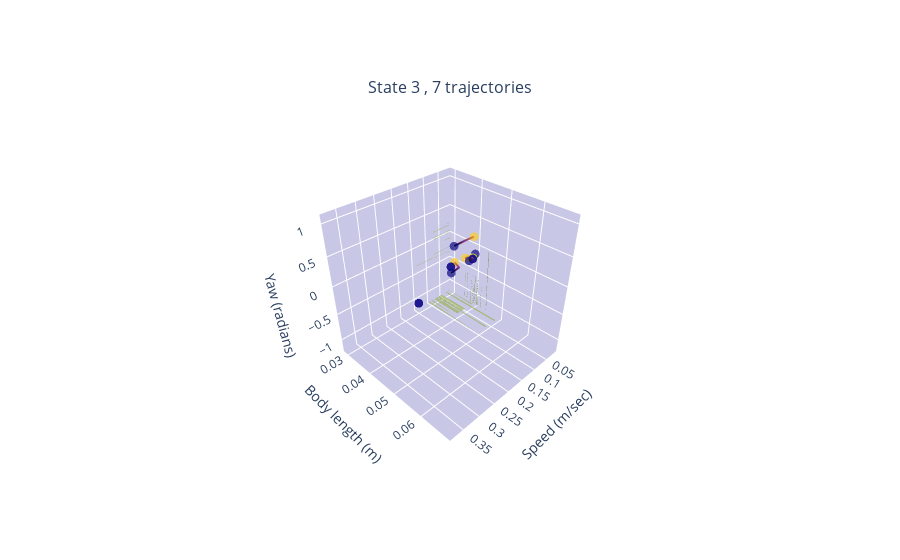

The code cell stored with this chart in its notebook:
### Code cell
fig.layout['scene']['camera'] = dict(
    eye=dict(x=1.6, y=1.6, z=1.6)
)
fig

### Figure 1 — Plotly figure (JSON) as saved in the notebook; plotly's stock layout.template omitted (floating-point values rounded to 4 significant figures; data arrays with more than 128 entries replaced by an {"elided": "..."} marker saying what was removed)
{"data": [{"color": "#9ab25a", "i": [0, 0, 100, 100, 101, 101, 102, 102, 103, 103, 104, 104, 105, 105, 106, 106, 107, 107, 108, 108, 109, 109, 110, 110, 111, 111, 112, 112, 113, 113, 114, 114, 115, 115, 116, 116, 117, 117, 118, 118, 119, 119, 120, 120, 121, 121, 122, 122, 123, 123, 124, 124, 125, 125, 126, 126, 127, 127, 128, 128, 129, 129, 130, 130, 131, 131, 132, 132, 133, 133, 134, 134, 135, 135, 136, 136, 137, 137, 138, 138, 139, 139, 140, 140, 141, 141, 142, 142, 143, 143, 144, 144, 145, 145, 146, 146, 147, 147], "j": [1, 2, 3, 4, 5, 6, 7, 8, 9, 10, 11, 12, 13, 14, 15, 16, 17, 18, 19, 20, 21, 22, 23, 24, 25, 26, 27, 28, 29, 30, 31, 32, 33, 34, 35, 36, 37, 38, 39, 40, 41, 42, 43, 44, 45, 46, 47, 48, 49, 50, 51, 52, 53, 54, 55, 56, 57, 58, 59, 60, 61, 62, 63, 64, 65, 66, 67, 68, 69, 70, 71, 72, 73, 74, 75, 76, 77, 78, 79, 80, 81, 82, 83, 84, 85, 86, 87, 88, 89, 90, 91, 92, 93, 94, 95, 96, 97, 98], "k": [2, 100, 4, 101, 6, 102, 8, 103, 10, 104, 12, 105, 14, 106, 16, 107, 18, 108, 20, 109, 22, 110, 24, 111, 26, 112, 28, 113, 30, 114, 32, 115, 34, 116, 36, 117, 38, 118, 40, 119, 42, 120, 44, 121, 46, 122, 48, 123, 50, 124, 52, 125, 54, 126, 56, 127, 58, 128, 60, 129, 62, 130, 64, 131, 66, 132, 68, 133, 70, 134, 72, 135, 74, 136, 76, 137, 78, 138, 80, 139, 82, 140, 84, 141, 86, 142, 88, 143, 90, 144, 92, 145, 94, 146, 96, 147, 98, 99], "opacity": 0.7, "scene": "scene", "type": "mesh3d", "x": {"elided": "148 float values"}, "y": {"elided": "148 float values"}, "z": {"elided": "148 float values"}}, {"color": "#9ab25a", "i": [0, 0, 100, 100, 101, 101, 102, 102, 103, 103, 104, 104, 105, 105, 106, 106, 107, 107, 108, 108, 109, 109, 110, 110, 111, 111, 112, 112, 113, 113, 114, 114, 115, 115, 116, 116, 117, 117, 118, 118, 119, 119, 120, 120, 121, 121, 122, 122, 123, 123, 124, 124, 125, 125, 126, 126, 127, 127, 128, 128, 129, 129, 130, 130, 131, 131, 132, 132, 133, 133, 134, 134, 135, 135, 136, 136, 137, 137, 138, 138, 139, 139, 140, 140, 141, 141, 142, 142, 143, 143, 144, 144, 145, 145, 146, 146, 147, 147], "j": [1, 2, 3, 4, 5, 6, 7, 8, 9, 10, 11, 12, 13, 14, 15, 16, 17, 18, 19, 20, 21, 22, 23, 24, 25, 26, 27, 28, 29, 30, 31, 32, 33, 34, 35, 36, 37, 38, 39, 40, 41, 42, 43, 44, 45, 46, 47, 48, 49, 50, 51, 52, 53, 54, 55, 56, 57, 58, 59, 60, 61, 62, 63, 64, 65, 66, 67, 68, 69, 70, 71, 72, 73, 74, 75, 76, 77, 78, 79, 80, 81, 82, 83, 84, 85, 86, 87, 88, 89, 90, 91, 92, 93, 94, 95, 96, 97, 98], "k": [2, 100, 4, 101, 6, 102, 8, 103, 10, 104, 12, 105, 14, 106, 16, 107, 18, 108, 20, 109, 22, 110, 24, 111, 26, 112, 28, 113, 30, 114, 32, 115, 34, 116, 36, 117, 38, 118, 40, 119, 42, 120, 44, 121, 46, 122, 48, 123, 50, 124, 52, 125, 54, 126, 56, 127, 58, 128, 60, 129, 62, 130, 64, 131, 66, 132, 68, 133, 70, 134, 72, 135, 74, 136, 76, 137, 78, 138, 80, 139, 82, 140, 84, 141, 86, 142, 88, 143, 90, 144, 92, 145, 94, 146, 96, 147, 98, 99], "opacity": 0.7, "scene": "scene", "type": "mesh3d", "x": {"elided": "148 float values"}, "y": {"elided": "148 float values"}, "z": {"elided": "148 float values"}}, {"color": "#9ab25a", "i": [0, 0, 100, 100, 101, 101, 102, 102, 103, 103, 104, 104, 105, 105, 106, 106, 107, 107, 108, 108, 109, 109, 110, 110, 111, 111, 112, 112, 113, 113, 114, 114, 115, 115, 116, 116, 117, 117, 118, 118, 119, 119, 120, 120, 121, 121, 122, 122, 123, 123, 124, 124, 125, 125, 126, 126, 127, 127, 128, 128, 129, 129, 130, 130, 131, 131, 132, 132, 133, 133, 134, 134, 135, 135, 136, 136, 137, 137, 138, 138, 139, 139, 140, 140, 141, 141, 142, 142, 143, 143, 144, 144, 145, 145, 146, 146, 147, 147], "j": [1, 2, 3, 4, 5, 6, 7, 8, 9, 10, 11, 12, 13, 14, 15, 16, 17, 18, 19, 20, 21, 22, 23, 24, 25, 26, 27, 28, 29, 30, 31, 32, 33, 34, 35, 36, 37, 38, 39, 40, 41, 42, 43, 44, 45, 46, 47, 48, 49, 50, 51, 52, 53, 54, 55, 56, 57, 58, 59, 60, 61, 62, 63, 64, 65, 66, 67, 68, 69, 70, 71, 72, 73, 74, 75, 76, 77, 78, 79, 80, 81, 82, 83, 84, 85, 86, 87, 88, 89, 90, 91, 92, 93, 94, 95, 96, 97, 98], "k": [2, 100, 4, 101, 6, 102, 8, 103, 10, 104, 12, 105, 14, 106, 16, 107, 18, 108, 20, 109, 22, 110, 24, 111, 26, 112, 28, 113, 30, 114, 32, 115, 34, 116, 36, 117, 38, 118, 40, 119, 42, 120, 44, 121, 46, 122, 48, 123, 50, 124, 52, 125, 54, 126, 56, 127, 58, 128, 60, 129, 62, 130, 64, 131, 66, 132, 68, 133, 70, 134, 72, 135, 74, 136, 76, 137, 78, 138, 80, 139, 82, 140, 84, 141, 86, 142, 88, 143, 90, 144, 92, 145, 94, 146, 96, 147, 98, 99], "opacity": 0.7, "scene": "scene", "type": "mesh3d", "x": {"elided": "148 float values"}, "y": {"elided": "148 float values"}, "z": {"elided": "148 float values"}}, {"line": {"color": [[0, 0, 0, 1]], "width": 4}, "mode": "lines", "name": "O:1", "scene": "scene", "showlegend": false, "type": "scatter3d", "x": [0.2716], "y": [0.04583], "z": [-0.1396]}, {"marker": {"color": [0, 0, 0, 1], "size": 3}, "name": "Start O:1", "opacity": 0.7, "scene": "scene", "showlegend": false, "type": "scatter3d", "x": [0.2716], "y": [0.04583], "z": [-0.1396]}, {"marker": {"color": [0, 0, 0, 1], "size": 3}, "name": "End O:1", "opacity": 0.7, "scene": "scene", "showlegend": false, "type": "scatter3d", "x": [0.2716], "y": [0.04583], "z": [-0.1396]}, {"line": {"color": [[0, 0, 0, 1], [0.5, 0.1833, 0.5833, 1], [0.9, 0.5833, 0.03333, 1]], "width": 4}, "mode": "lines", "name": "O:2", "scene": "scene", "showlegend": false, "type": "scatter3d", "x": [0.09288, 0.05832, 0.06014], "y": [0.03777, 0.03729, 0.03551], "z": [-0.3547, -0.3592, -0.2931]}, {"marker": {"color": [0, 0, 0, 1], "size": 3}, "name": "Start O:2", "opacity": 0.7, "scene": "scene", "showlegend": false, "type": "scatter3d", "x": [0.09288], "y": [0.03777], "z": [-0.3547]}, {"marker": {"color": [0.9, 0.5833, 0.03333, 1], "size": 3}, "name": "End O:2", "opacity": 0.7, "scene": "scene", "showlegend": false, "type": "scatter3d", "x": [0.06014], "y": [0.03551], "z": [-0.2931]}, {"line": {"color": [[0, 0, 0, 1]], "width": 4}, "mode": "lines", "name": "O:3", "scene": "scene", "showlegend": false, "type": "scatter3d", "x": [0.06533], "y": [0.0346], "z": [-0.3938]}, {"marker": {"color": [0, 0, 0, 1], "size": 3}, "name": "Start O:3", "opacity": 0.7, "scene": "scene", "showlegend": false, "type": "scatter3d", "x": [0.06533], "y": [0.0346], "z": [-0.3938]}, {"marker": {"color": [0, 0, 0, 1], "size": 3}, "name": "End O:3", "opacity": 0.7, "scene": "scene", "showlegend": false, "type": "scatter3d", "x": [0.06533], "y": [0.0346], "z": [-0.3938]}, {"line": {"color": [[0, 0, 0, 1], [0.5, 0.1833, 0.5833, 1], [0.9, 0.5833, 0.03333, 1]], "width": 4}, "mode": "lines", "name": "O:4", "scene": "scene", "showlegend": false, "type": "scatter3d", "x": [0.0224, 0.02334, 0.05552], "y": [0.03986, 0.03969, 0.03923], "z": [-0.1286, -0.1412, -0.1348]}, {"marker": {"color": [0, 0, 0, 1], "size": 3}, "name": "Start O:4", "opacity": 0.7, "scene": "scene", "showlegend": false, "type": "scatter3d", "x": [0.0224], "y": [0.03986], "z": [-0.1286]}, {"marker": {"color": [0.9, 0.5833, 0.03333, 1], "size": 3}, "name": "End O:4", "opacity": 0.7, "scene": "scene", "showlegend": false, "type": "scatter3d", "x": [0.05552], "y": [0.03923], "z": [-0.1348]}, {"line": {"color": [[0, 0, 0, 1], [0.5, 0.1833, 0.5833, 1], [0.9, 0.5833, 0.03333, 1]], "width": 4}, "mode": "lines", "name": "O:5", "scene": "scene", "showlegend": false, "type": "scatter3d", "x": [0.09309, 0.05189, 0.01008], "y": [0.03881, 0.03846, 0.03804], "z": [0.1702, 0.1544, 0.1232]}, {"marker": {"color": [0, 0, 0, 1], "size": 3}, "name": "Start O:5", "opacity": 0.7, "scene": "scene", "showlegend": false, "type": "scatter3d", "x": [0.09309], "y": [0.03881], "z": [0.1702]}, {"marker": {"color": [0.9, 0.5833, 0.03333, 1], "size": 3}, "name": "End O:5", "opacity": 0.7, "scene": "scene", "showlegend": false, "type": "scatter3d", "x": [0.01008], "y": [0.03804], "z": [0.1232]}, {"line": {"color": [[0, 0, 0, 1], [0.9984, 0.2539, 0.1476, 1]], "width": 4}, "mode": "lines", "name": "O:6", "scene": "scene", "showlegend": false, "type": "scatter3d", "x": [0.08092, 0.06911], "y": [0.0434, 0.04353], "z": [-0.01535, 0.01457]}, {"marker": {"color": [0, 0, 0, 1], "size": 3}, "name": "Start O:6", "opacity": 0.7, "scene": "scene", "showlegend": false, "type": "scatter3d", "x": [0.08092], "y": [0.0434], "z": [-0.01535]}, {"marker": {"color": [0.9984, 0.2539, 0.1476, 1], "size": 3}, "name": "End O:6", "opacity": 0.7, "scene": "scene", "showlegend": false, "type": "scatter3d", "x": [0.06911], "y": [0.04353], "z": [0.01457]}, {"line": {"color": [[0, 0, 0, 1]], "width": 4}, "mode": "lines", "name": "O:7", "scene": "scene", "showlegend": false, "type": "scatter3d", "x": [0.0457], "y": [0.04121], "z": [-0.1287]}, {"marker": {"color": [0, 0, 0, 1], "size": 3}, "name": "Start O:7", "opacity": 0.7, "scene": "scene", "showlegend": false, "type": "scatter3d", "x": [0.0457], "y": [0.04121], "z": [-0.1287]}, {"marker": {"color": [0, 0, 0, 1], "size": 3}, "name": "End O:7", "opacity": 0.7, "scene": "scene", "showlegend": false, "type": "scatter3d", "x": [0.0457], "y": [0.04121], "z": [-0.1287]}], "layout": {"annotations": [{"font": {"size": 16}, "showarrow": false, "text": "State 3 , 7 trajectories", "x": 0.5, "xanchor": "center", "xref": "paper", "y": 1, "yanchor": "bottom", "yref": "paper"}], "scene": {"camera": {"eye": {"x": 1.6, "y": 1.6, "z": 1.6}}, "domain": {"x": [0, 1], "y": [0, 1]}, "xaxis": {"backgroundcolor": "rgb(200,200,230)", "nticks": 8, "range": [0.00754, 0.3894], "title": {"text": "Speed (m/sec)"}}, "yaxis": {"backgroundcolor": "rgb(200,200,230)", "nticks": 8, "range": [0.02794, 0.06973], "title": {"text": "Body length (m)"}}, "zaxis": {"backgroundcolor": "rgb(200,200,230)", "nticks": 8, "range": [-1.242, 1.133], "title": {"text": "Yaw (radians)"}}}}}
